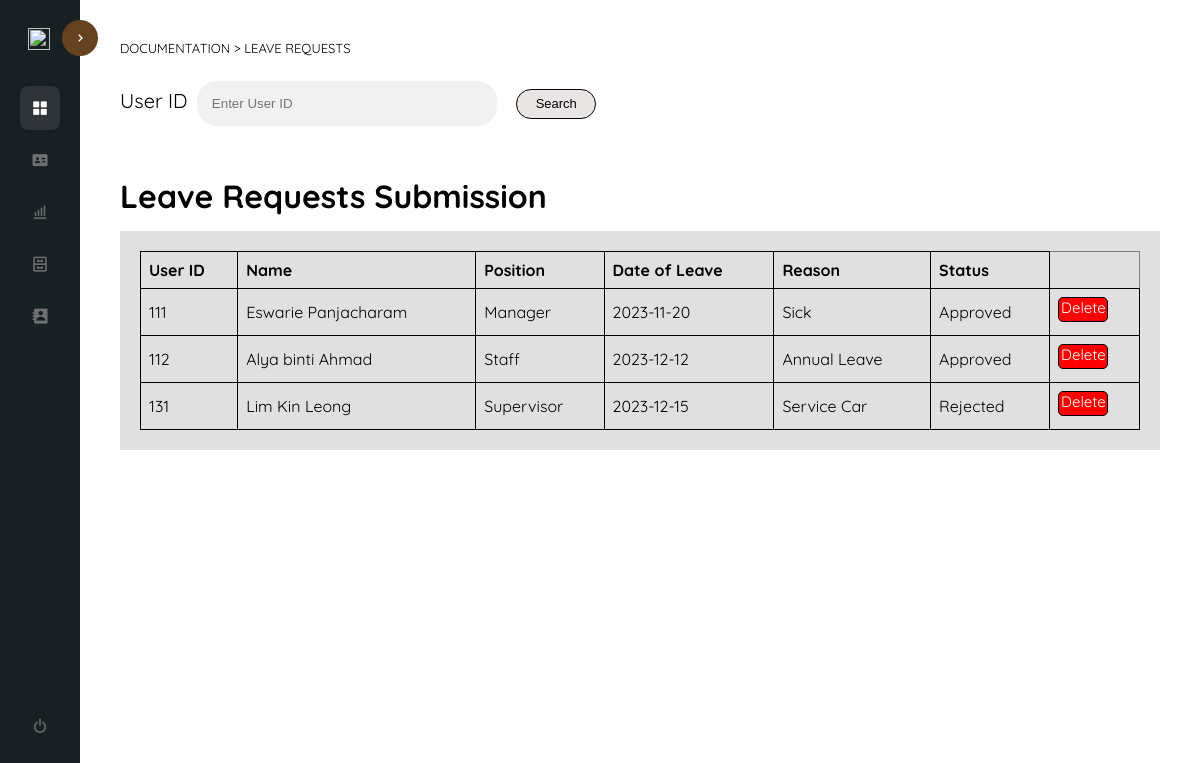
Page /leave_request.php on the committed database.
### tables this page shows
CREATE TABLE `leave_requests` (
  `user_id` int(11) NOT NULL,
  `name` varchar(255) NOT NULL,
  `position` varchar(255) NOT NULL,
  `date_of_leave` date NOT NULL,
  `leave_reason` varchar(255) DEFAULT NULL,
  `leave_request_status` varchar(255) DEFAULT NULL
);

### leave_request.php (the view, shortened to what this page needs)
<html lang="en">
<head>
  <link rel="stylesheet" href="css/style.css" />
  <link href='https://unpkg.com/boxicons@2.1.4/css/boxicons.min.css' rel='stylesheet'>
</head>
<body>
  <?php include("sidebar.php"); ?>
  <div class="content-container">
    <p class="path_leave">DOCUMENTATION > <a href="leave_request.php">LEAVE REQUESTS</a></p>
    <div class="search_container">
         <form method="POST" action="">
            <div class="textbox-container">
               <label for="user_id" class="leave_label1">User ID</label>
               <input type="text" id="user_id" name="search_user_id" placeholder="Enter User ID">
               <button type="submit" class="btnsearch" name="searchButton">Search</button>
            </div>
         </form>
    </div><br>
    <h1 class="title">Leave Requests Submission</h1>
    <div class="summary_table">
    <?php
         include("connect.php");
         if (isset($_POST['search_user_id']) ) {
            $search_user_id = $_POST['search_user_id'];
            $sql = "SELECT * FROM leave_requests WHERE 1";
            if (!empty($search_user_id)) {
               $sql .= " AND user_id = '$search_user_id'";
            }
         } else {
            $sql = "SELECT * FROM leave_requests";
         }
         $result = $conn->query($sql);
         if ($result->num_rows > 0) {
            echo "<table border='1'>";
            echo "<thead>";
            echo "<tr><th>User ID</th><th>Name</th><th>Position</th><th>Date of Leave</th><th>Reason</th><th>Status</th></tr>";
            echo "</thead>";
            echo "<tbody>";
            while ($row = $result->fetch_assoc()) {
               echo "<tr><td>" . $row["user_id"];
               echo "</td><td>" . $row["name"];
               echo "</td><td>" . $row["position"];
               echo "</td><td>" . $row["date_of_leave"];
               echo "</td><td>". $row["leave_reason"];
               echo "</td><td>" . $row["leave_request_status"];
               echo "</td><td>
               <div class='btn-group'>
                  <a href='leave_request.php?user_id=$row[user_id]' class='btn2' value='Delete'>Delete</a>
               </div>";
         echo "</td></tr>";
            }
            echo "</tbody>";
            echo "</table>";
         }
         else {
            echo "No results found";
         }
      ?>
</body>
</html>

### assets/css/style.css (style rules this page uses)
:root { --p-color: #192023; --s-color: #303439; --bradius: .5rem; }
* { margin: 0; padding: 0; box-sizing: border-box; }
body { font-family: 'Quicksand', sans-serif; }
a { text-decoration: none; color: inherit; }
.content-container { width: calc(100% - 5rem); margin: 0 0 0 auto; padding: 2.5rem; transition: width .5s; }
.path_leave { font-size: 13px; color: black; padding-bottom: 10px; }
.search_container { display: flex; padding-top: 10px; }
input[type=text] { width: 300px; padding: 15px; margin: 5px 0 0 0; display: inline-block; border: none; background: #f1f1f1; border-radius: 20px; }
.leave_label1 { font-size: 20px; padding-top: 13px; padding-right: 5px; }
.btnsearch, .btnsearch2 { height: 30px; width: 80px; font-size: 13px; margin-left: 15px; background-color: rgb(234, 229, 229); border: 1px solid rgb(0, 0, 0); border-radius: 20px; cursor: pointer; }
.summary_table { margin-top: 10px; background-color: rgb(224, 224, 224); padding: 20px 20px; height: auto; }
table { border-collapse: collapse; width: 100%; }
td, th { border: 1px solid #000000; text-align: left; padding: 8px; }
.title { text-align: left; margin-top: 30px; margin-bottom: 15px; }
.btn-group .btn1, .btn-group .btn2 { height: 25px; width: 50px; display: block; border: 1px solid black; color: white; cursor: pointer; border-radius: 5px; text-align: center; font-size: 15px; }
.btn2 { margin-bottom: 5px; background-color: red; }

### rows in the picture
leave_requests: user_id "111", name "Eswarie Panjacharam", position "Manager", date_of_leave "2023-11-20", leave_reason "Sick", leave_request_status "Approved"
leave_requests: user_id "112", name "Alya binti Ahmad", position "Staff", date_of_leave "2023-12-12", leave_reason "Annual Leave", leave_request_status "Approved"
leave_requests: user_id "131", name "Lim Kin Leong", position "Supervisor", date_of_leave "2023-12-15", leave_reason "Service Car", leave_request_status "Rejected"
